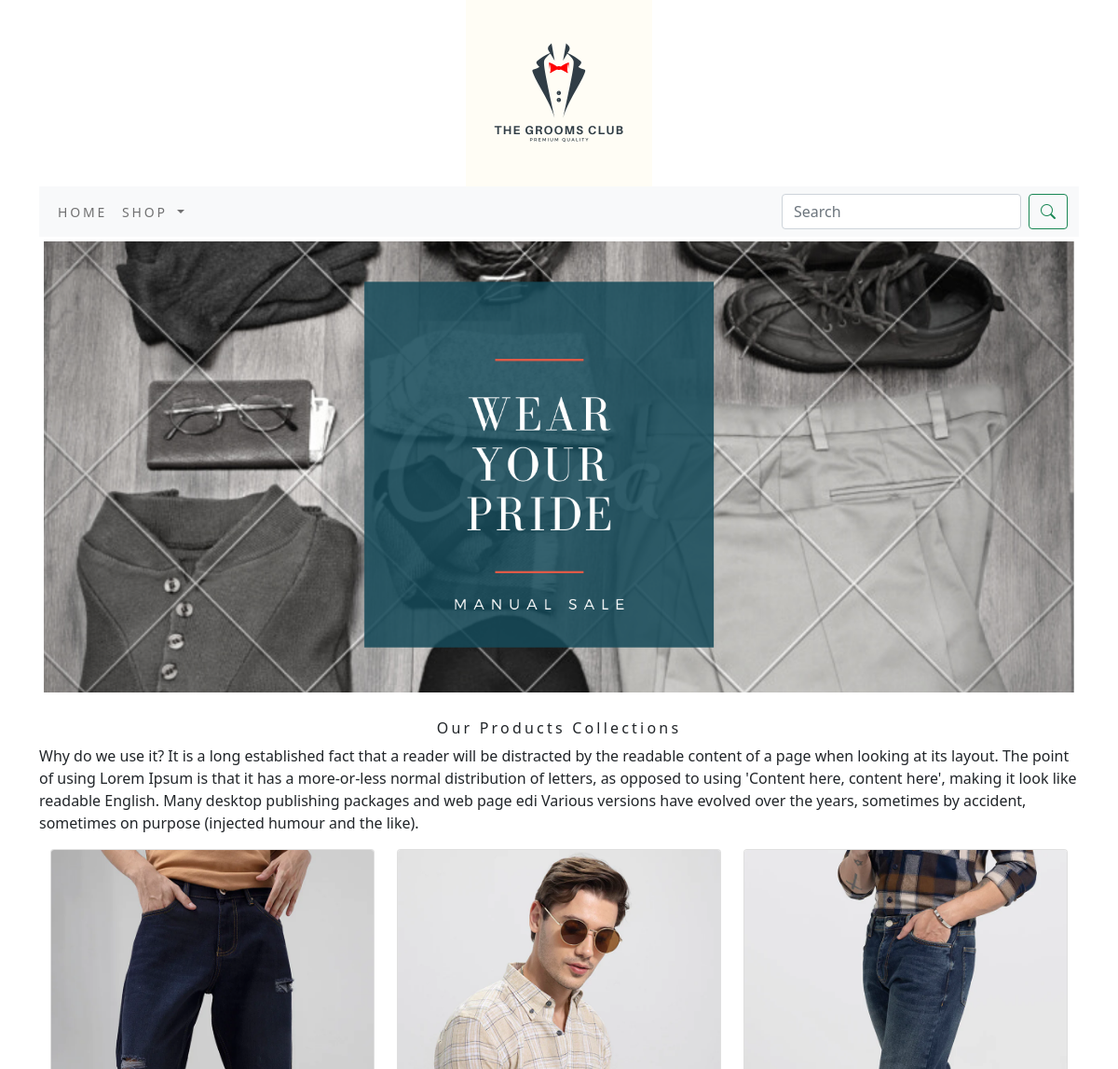
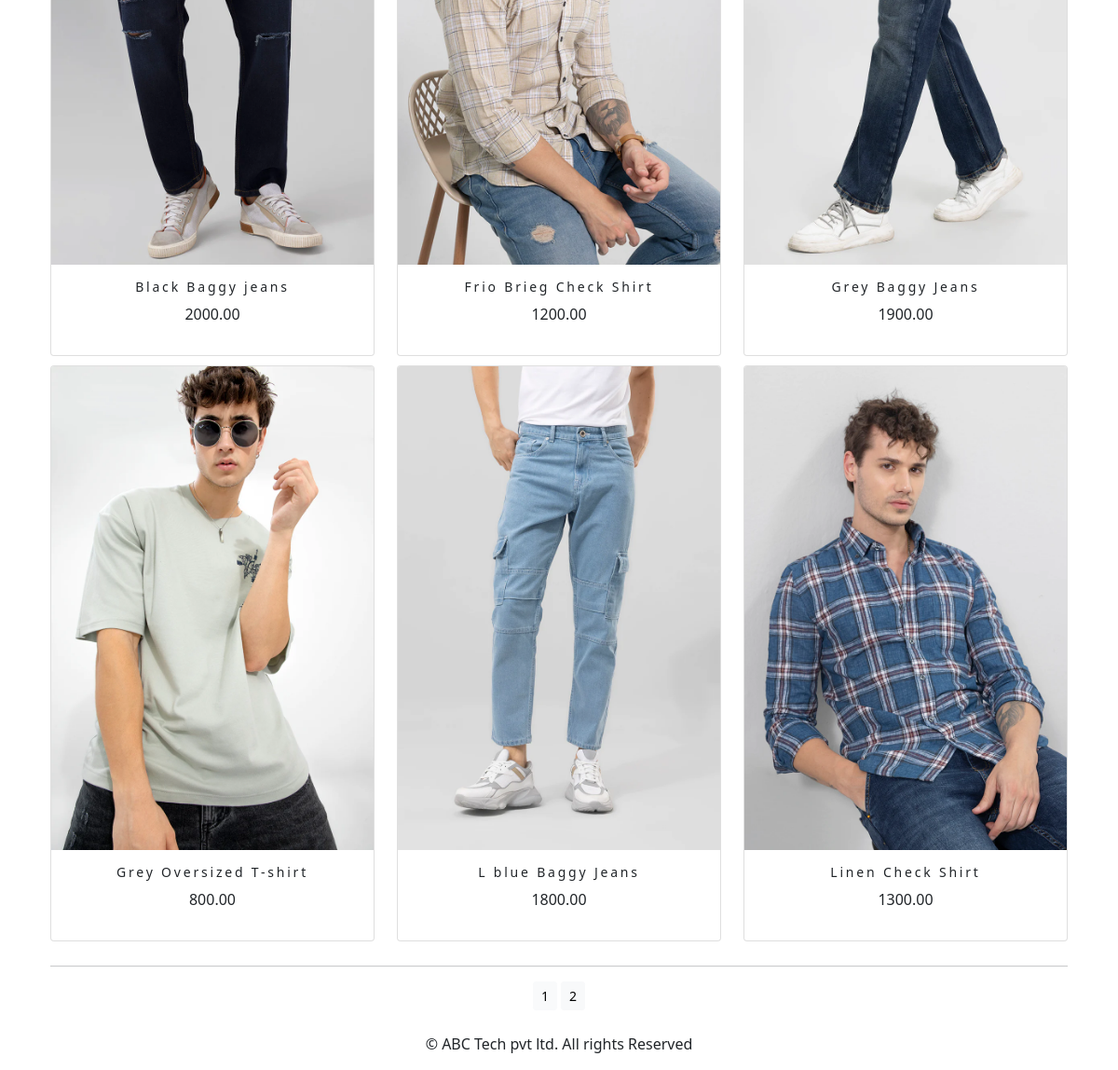
The app's page /shop/ with its own data (2 pictures, top to bottom).
### shop/models.py (models this page shows, shortened)
class Product (models.Model):
    name = models.CharField(max_length=250, unique=True)
    slug = models.SlugField(max_length=250, unique=True)
    description=models.TextField(blank=True)
    price=models.DecimalField(max_digits=10,decimal_places=2)
    category=models.ForeignKey(Category,on_delete=models.CASCADE)
    image = models.ImageField(upload_to='product',blank=True)
    stock=models.IntegerField()
    available=models.BooleanField(default=True)
    created=models.DateTimeField(auto_now_add=True)
    updated=models.DateTimeField(auto_now_add=True)
    def get_url(self):
        return reverse('shop:prodCatdetail',args=[self.category.slug,self.slug])
    class Meta:
        ordering=('name',)
        verbose_name='product'
        verbose_name_plural='products'

### shop/views.py (the view)
# urls.py: path('',views.allProdCat,name='allProdCat'),
def allProdCat(request,c_slug=None):
    c_page=None
    products_list=None
    if c_slug!=None:
        c_page=get_object_or_404(Category,slug=c_slug)
        products_list=Product.objects.all().filter(category=c_page,available=True)
    else:
        products_list=Product.objects.all().filter(available=True)
    paginator=Paginator(products_list,6)
    try:
        page=int(request.GET.get('page','1'))
    except:
        page=1
    try:
        products=paginator.page(page)
    except (EmptyPage,InvalidPage):
        products=paginator.page(paginator.num_pages)
    return render(request,"category.html",{'category':c_page,'products':products})

### cart/context_processors.py (called while the page is built)
def counter (request):
    item_count=0
    if 'admin' in request.path:
        return {}
    else:
        try:
            cart=Cart.objects.filter(cart_id=_cart_id(request))
            cart_items=CartItem.objects.all().filter(cart=cart[:1])
            for cart_item in cart_items:
                item_count += cart_item.quantity
        except Cart.DoesNotExist:
            item_count=0
    return dict(item_count=item_count)

### cart/views.py (called while the page is built)
def _cart_id(request):
    cart=request.session.session_key
    if not cart:
        cart=request.session.create()
    return cart

### shop/context_processors.py (called while the page is built)
def menu_links(request):
    links=Category.objects.all()
    return dict(links=links)

### shop/models.py (called while the page is built)
    def get_url(self):
        return reverse('shop:products_by_category',args=[self.slug])

### templates/category.html (shortened to what this page needs)
{% extends 'base.html' %}
{% load static %}
{% block content %}
<div class="mx_auto">
    {% if category %}
        <img class="my_image" src="{{category.image.url}}" alt="{{category.name}}">
</div>
     <br>
<div>
        <h1 class="text-center my_title">{{category.name}}</h1>
        <p class="text-justify">{{category.description}}</p>
</div>
    {% else %}
<div>
    <img class= "my_image_padding" src="{% static 'img/Banner.png' %}" alt="our products"style="max-width: 100%; height: auto;">
</div>
<br>
<div>
    <h1 class="text-center my_title">Our Products Collections</h1>
    <p class="text-justify">Why do we use it? It is a long established fact that a reader will be distracted by the readable content of a page when looking at its layout. The point of using Lorem Ipsum is that it has a more-or-less normal distribution of letters, as opposed to using 'Content here, content here', making it look like readable English. Many desktop publishing packages and web page edi Various versions have evolved over the years, sometimes by accident, sometimes on purpose (injected humour and the like).</p>
</div>
    {% endif %}
<div class="container">
    <div class="row">
        {% for product in products.object_list %}
        <div class="my_bottom_margin col-12 col-sm-12 col-md-4  col-lg-4 ">
            <div class="card text-center" style="min-width:18rem;">
                <a href="{{product.get_url}}"> <img class="card-img-top my_image" src="{{product.image.url}}" alt="{{product.name}}"></a>
            <div class="card-body">
                <h4>{{product.name}}</h4>
                <p>{{product.price}}</p>
            </div>
            </div>
        </div>
        {% endfor %}
    </div>
    <div class="mx_auto">
        {% if products.paginator.num_pages > 1 %}
        <hr>
        <div class="text-center">
            {% for pg in products.paginator.page_range %}
            <a href="?page={{pg}}"  class="btn btn-light btn-sm {% if products.number == pg %} active {% endif %}">{{pg}}</a>
            {% endfor %}
        </div>
        {% endif %}
    </div>
    <br>
</div>
{% endblock %}

### templates/base.html (shortened to what this page needs)
{% load static %}
<!DOCTYPE html>
<html lang="en">
<head>
       <link rel="stylesheet" href="{% static 'css/custom.css' %} ">
       <link href="{% static 'css/bootstrap.min.css' %}" rel="stylesheet">
      <link rel="stylesheet" href="https://cdn.jsdelivr.net/npm/bootstrap-icons@1.7.2/font/bootstrap-icons.css">
</head>
<body>
<div class="container">
{% include 'header.html' %}
{% include 'navbar.html' %}
{% block content %}
{% endblock %}
  </div>
{% include 'footer.html' %}
</body>
</html>

### templates/header.html
{% load static %}
<header>
    <center>
        <a href="{% url 'shop:allProdCat' %} "><img src="{% static 'img/Logo.png' %}" alt="logimage"></a>
    </center>
</header>

### templates/navbar.html (shortened to what this page needs)
<nav class="navbar navbar-expand-lg navbar-light bg-light">
  <div class="container-fluid">
    <div class="collapse navbar-collapse" id="navbarSupportedContent">
      <ul class="navbar-nav me-auto mb-2 mb-lg-0">
        <li class="nav-item">
          <a class="nav-link" href="#">Home</a>
        </li>
        <li class="nav-item dropdown {% if 'shop' in request.path %} active {% endif %}" >
          <a class="nav-link dropdown-toggle" href="#" id="navbarDropdown" role="button" data-bs-toggle="dropdown" aria-expanded="false">
            Shop
          </a>
        </li>
      </ul>
      <form class="d-flex" action="{% url 'search_app:SearchResult' %}" method="get">
        <input class="form-control me-2" type="search" placeholder="Search" name="q" aria-label="Search">
        <button class="btn btn-outline-success" type="submit"><i class="bi bi-search"></i></button>
      </form>
    </div>
  </div>
</nav>

### templates/footer.html
<div>
  <p class="text-center">&copy; ABC Tech pvt ltd. All rights Reserved</p>
</div>

### static/css/custom.css (style rules this page uses)
body { font-family: 'Roboto', sans-serif; }
.nav-item { letter-spacing : .2em; font-size : 14px; text-transform : uppercase; }
.my_image { width :700px; height :auto; display:block; margin-left:auto; margin-right:auto; }
.my_title { font-size :16px; text_transform :uppercase; letter-spacing :.2em; }
.my_image_padding { padding:5px; }
.my_bottom_margin { margin-bottom :10px; }
.card-body h4 { font-size :14px; text_transform :uppercase; letter-spacing :.2em; }

### records on screen
Product: image (picture), name "Black Baggy jeans", price "2000.00"
Product: image (picture), name "Frio Brieg Check Shirt", price "1200.00"
Product: image (picture), name "Grey Baggy Jeans", price "1900.00"
Product: image (picture), name "Grey Oversized T-shirt", price "800.00"
Product: image (picture), name "L blue Baggy Jeans", price "1800.00"
Product: image (picture), name "Linen Check Shirt", price "1300.00"

### other values on screen
{{ pg }} "1" "2"
